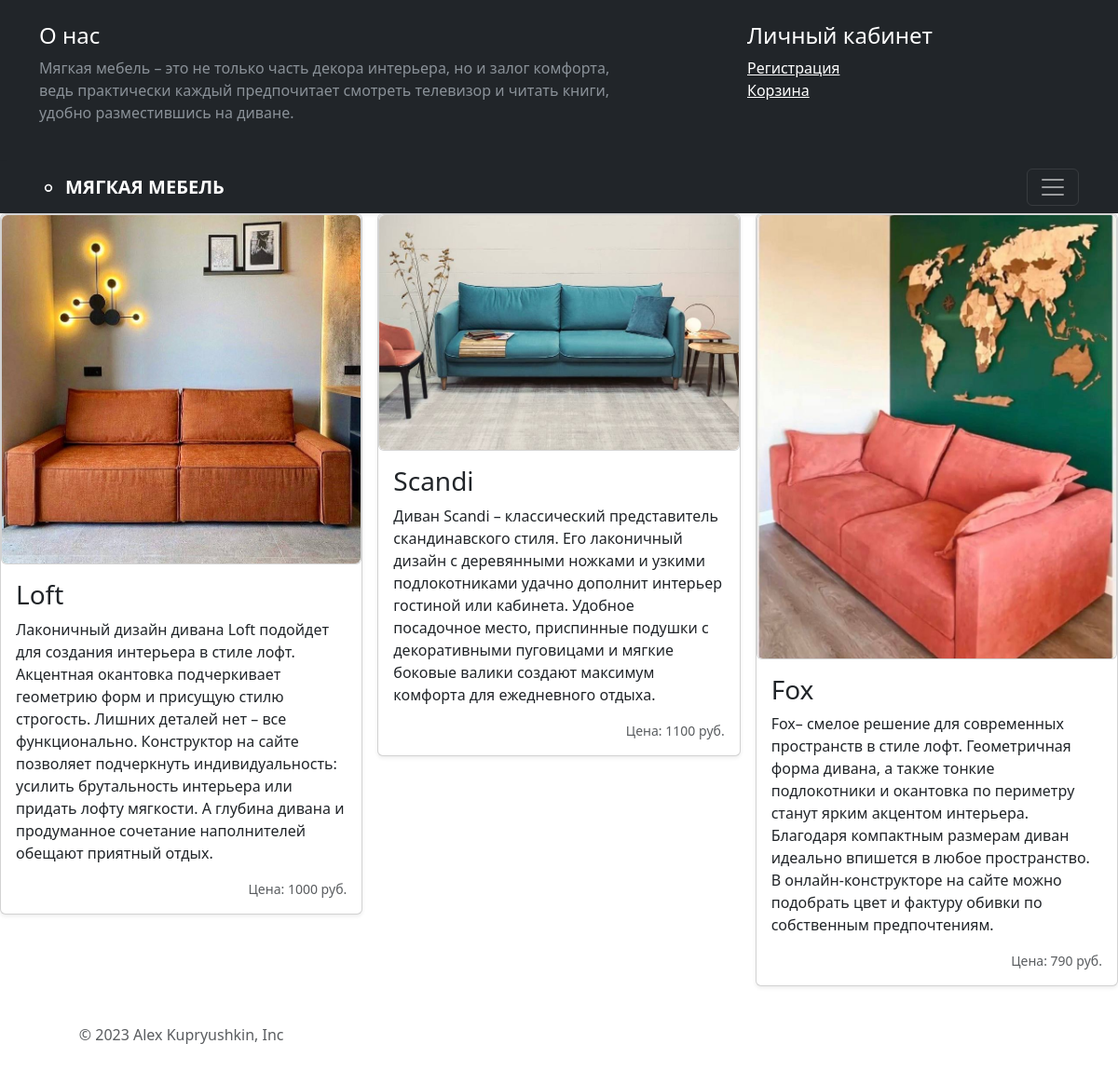
The page /sofas/прямой on the database its author committed.
### soft/models.py (models this page shows, shortened)
class Divan(models.Model):
    name = models.CharField(max_length=255, verbose_name='название')
    image = models.ImageField(upload_to="divan/", verbose_name='изображение', blank=True, null=True)
    cost = models.IntegerField(verbose_name='цена')
    about = models.TextField(verbose_name='описание')
    type = models.ForeignKey("Type", on_delete=models.SET_NULL, null=True, verbose_name='тип')
    slug = models.SlugField(max_length=100, blank=True, unique=True)
    class Meta:
        verbose_name = "Диван"
        verbose_name_plural = "Диваны"

### soft/views.py (the view)
# urls.py: path('sofas/<category_name>', DivansCategoryListView.as_view(), name='divan_'),
class DivansCategoryListView(ListView):
    model = Divan
    template_name = "soft/list.html"
    context_object_name = "divans"
    paginate_by = 20
    paginator_class = Paginator
    def get_queryset(self):
        return Divan.objects.filter(type__name=self.kwargs["category_name"])

### templates/soft/list.html (shortened to what this page needs)
{% extends 'soft/main.html' %}
{% load static %}
{% block content %}
<div class="row row-cols-1 row-cols-sm-2 row-cols-md-3 g-3">
{% for d in divans %}
        <div class="col">
          <div class="card shadow-sm">
              <a class="card"  href="{% url 'one_divan' d.id %}">
                <img height="100%"  src="{{ d.image.url }}" class="rounded">
            </a>
              <div class="card-body">
                <h3>{{ d.name }}</h3>
              <p class="card-text">{{ d.about }}</p>
              <div class="d-flex justify-content-between align-items-center">
                <small class="text-body-secondary">Цена: {{ d.cost }} руб.</small>
              </div>
            </div>
          </div>
        </div>
{% endfor %}
{% endblock %}

### templates/soft/main.html (shortened to what this page needs)
<!DOCTYPE html>
<html lang="en">
<head>
    <link href="https://cdn.jsdelivr.net/npm/bootstrap@5.3.0-alpha2/dist/css/bootstrap.min.css" rel="stylesheet">
</head>
<body>
<header data-bs-theme="dark">
  <div class="text-bg-dark collapse show" id="navbarHeader" style="">
    <div class="container">
      <div class="row">
        <div class="col-sm-8 col-md-7 py-4">
          <h4>О нас</h4>
          <p class="text-body-secondary">Мягкая мебель – это не только часть декора интерьера, но и залог комфорта, ведь практически каждый предпочитает смотреть телевизор и читать книги, удобно разместившись на диване.</p>
        </div>
        <div class="col-sm-4 offset-md-1 py-4">
          <h4>Личный кабинет</h4>
          <ul class="list-unstyled">
            <li><a href="{% url 'reg' %}" class="text-white">Регистрация</a></li>
            <li><a href="{% url 'show-cart' %}" class="text-white">Корзина</a></li>
          </ul>
        </div>
      </div>
    </div>
  </div>
</header>
<div class="navbar navbar-dark bg-dark shadow-sm">
    <div class="container">
      <a href="{% url 'home' %}" class="navbar-brand d-flex align-items-center">
        <strong>МЯГКАЯ МЕБЕЛЬ</strong>
      </a>
      <button class="navbar-toggler" type="button" data-bs-toggle="collapse" data-bs-target="#navbarHeader" aria-controls="navbarHeader" aria-expanded="false" aria-label="Toggle navigation">
        <span class="navbar-toggler-icon"></span>
      </button>
    </div>
  </div>
{% block content %}{% endblock %}
<footer class="py-3 my-4">
    <p class="text-center text-body-secondary">© 2023 Alex Kupryushkin, Inc</p>
</footer>
</body>
</html>

### rows shown on the page
Divan: image (picture), name "Loft", about "Лаконичный дизайн дивана Loft подойдет для создания интерьера в стиле лофт. Акцентная окантовка подчеркивает геометрию форм и присущую стилю строгость. Лишних деталей нет – все функционально. Конструктор на сайте позволяет подчеркнуть индивидуальность: усилить брутальность интерьера или придать лофту мягкости. А глубина дивана и продуманное сочетание наполнителей обещают приятный отдых.", cost "1000"
Divan: image (picture), name "Scandi", about "Диван Scandi – классический представитель скандинавского стиля. Его лаконичный дизайн с деревянными ножками и узкими подлокотниками удачно дополнит интерьер гостиной или кабинета. Удобное посадочное место, приспинные подушки с декоративными пуговицами и мягкие боковые валики создают максимум комфорта для ежедневного отдыха.", cost "1100"
Divan: image (picture), name "Fox", about "Fox– смелое решение для современных пространств в стиле лофт. Геометричная форма дивана, а также тонкие подлокотники и окантовка по периметру станут ярким акцентом интерьера. Благодаря компактным размерам диван идеально впишется в любое пространство. В онлайн-конструкторе на сайте можно подобрать цвет и фактуру обивки по собственным предпочтениям.", cost "790"
